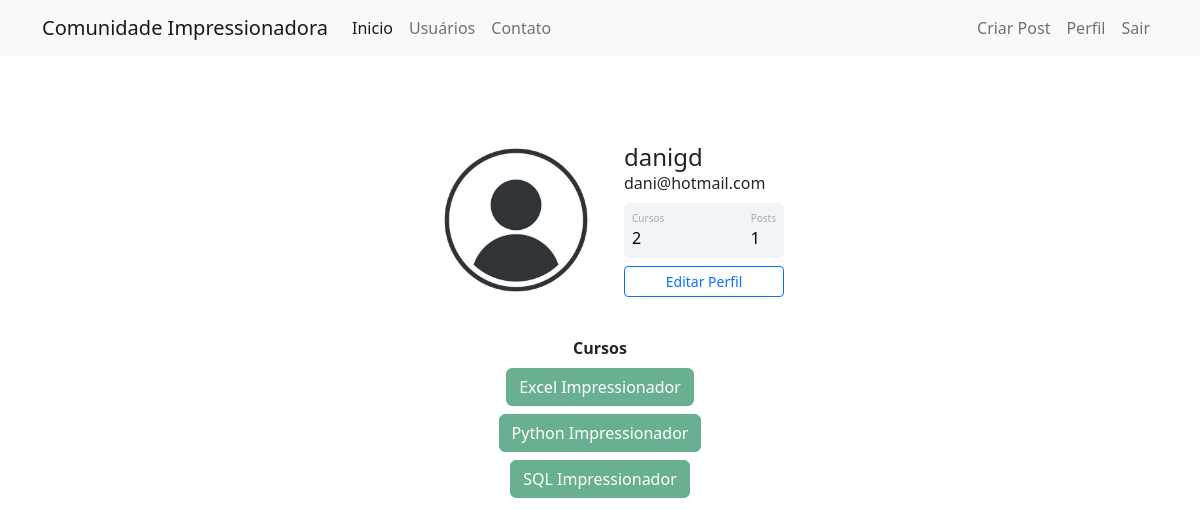
/perfil (signed in), run on the app's committed database.
### comunidadeimpressionadora/models.py (models this page shows)
class Usuario(database.Model, UserMixin):
    id = database.Column(database.Integer, primary_key=True)
    username = database.Column(database.String, nullable=False)
    email = database.Column(database.String, nullable=False, unique=True)
    senha = database.Column(database.String, nullable=False)
    foto_perfil = database.Column(database.String, default='default.jpg')
    posts = database.relationship('Post', backref='autor', lazy=True)
    cursos = database.Column(database.String, nullable=False, default='Não informado')
    def contar_posts(self):
        return len(self.posts)

### comunidadeimpressionadora/routes.py (the view)
@app.route('/perfil')
@login_required
def perfil():
    foto = url_for('static', filename='fotos_perfil/{}'.format(current_user.foto_perfil))
    return render_template('perfil.html', foto=foto)

### comunidadeimpressionadora/models.py (called while the page is built)
@login_manager.user_loader
def load_user(id_usuario):
    return Usuario.query.get(int(id_usuario))

### comunidadeimpressionadora/templates/perfil.html (shortened to what this page needs)
{% extends 'base.html' %}
{% block body %}
    <div class="container mt-5 d-flex justify-content-center">
        <div class="card p-3">
            <div class="d-flex align-items-center">
                <div class="image pe-2">
            <img src="{{ foto }}" class="rounded" width="200" >
            </div>
            <div class="ml-3 w-100">
            <h4 class="mb-0 mt-0">{{ current_user.username }}</h4>
            <span>{{ current_user.email }}</span>
            <div class="p-2 mt-2 bg-primary d-flex justify-content-between rounded text-white stats">
                <div class="d-flex flex-column">
                    {% if 'Não informado' in current_user.cursos %}
                        <span class="articles">Cursos</span>
                        <span class="number1">0</span>
                    {% else %}
                        <span class="articles">Cursos</span>
                        <span class="number1">{{ current_user.cursos.count(';') }}</span>
                    {% endif %}
                </div>
                <div class="d-flex flex-column">
                    <span class="followers">Posts</span>
                    <span class="number2">{{ current_user.contar_posts() }}</span>
                </div>
            </div>
            <div class="button mt-2 d-flex flex-row align-items-center">
                <a class="w-100" href="{{url_for('editar')}}">
                    <button class="btn btn-sm btn-outline-primary w-100">Editar Perfil</button>
                </a>
            </div>
            </div>
            </div>
        </div>
    </div>
    <div class="row justify-content-center">
        <div class="col col-4" style="text-align: center">
            <strong>Cursos</strong><br>
            {% for curso in current_user.cursos.split(';') %}
                <button type="button" class="btn btn-success mt-2" disabled>{{ curso }}</button>
            {% endfor %}
        </div>
    </div>
{% endblock %}

### comunidadeimpressionadora/static/main.css (style rules this page uses)
.card { width: 400px; border: none; border-radius: 10px; background-color: #fff; }
.stats { background: #f2f5f8 !important; color: #000 !important; }
.articles { font-size:10px; color: #a1aab9; }
.number1 { font-weight:500; }
.followers { font-size:10px; color: #a1aab9; }
.number2 { font-weight:500; }

### data on the page
Usuario: username "danigd", email "dani@hotmail.com", cursos.count "2"

### other printed values
{{ current_user.contar_posts() }} "1"
{{ curso }} "Excel Impressionador" "Python Impressionador" "SQL Impressionador"
